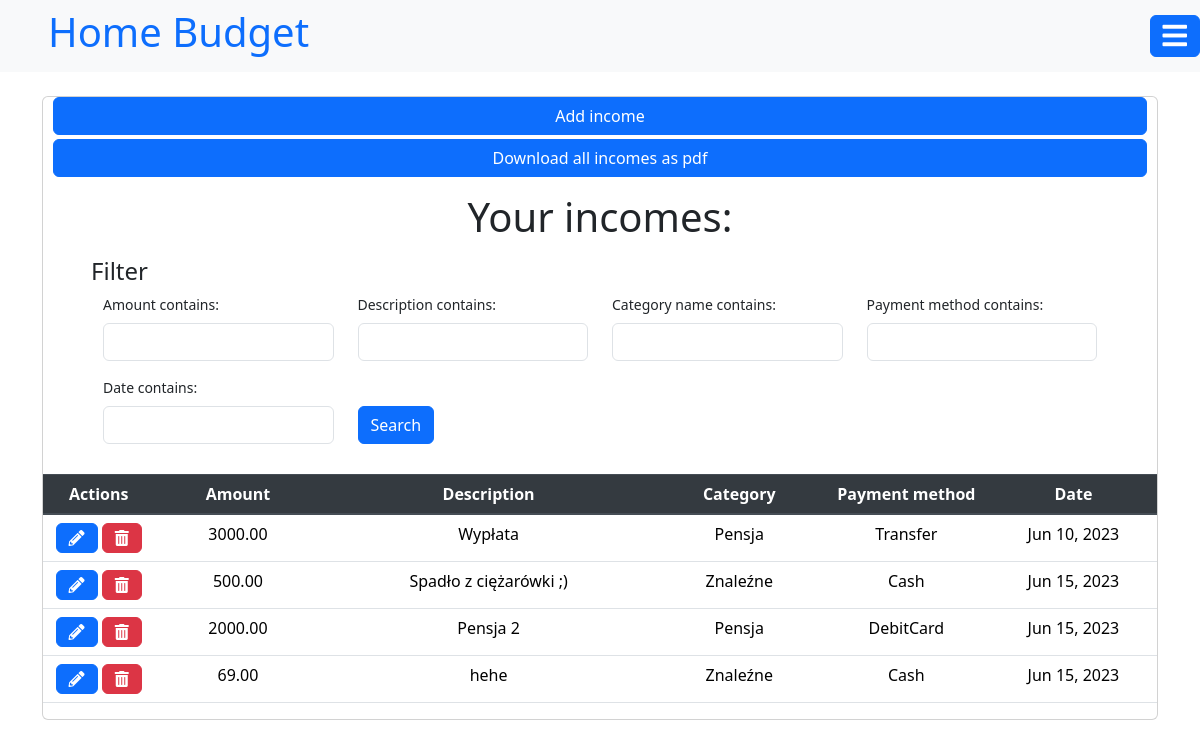
Screenshot of /incomes (signed in) with the database file from the repository.
### budget/models.py (models this page shows, shortened)
class BudgetEntry(models.Model):
    ENTRY_TYPE_CHOICES = [
        ('income', 'Income'),
        ('expense', 'Expense'),
    ]
    PAYMENT_METHOD_CHOICES = [
        ('cash', 'Cash'),
        ('creditCard', 'Credit Card'),
        ('debitCard', 'Debit Card'),
        ('transfer', 'Bank Transfer'),
    ]
    user = models.ForeignKey(User, on_delete=models.CASCADE)
    category = models.ForeignKey(Category, on_delete=models.CASCADE)
    amount = models.DecimalField(max_digits=10, decimal_places=2)
    date = models.DateTimeField(default=timezone.localdate().strftime('%Y-%m-%d'))
    description = models.CharField(max_length=255)
    type = models.CharField(max_length=7, choices=ENTRY_TYPE_CHOICES)
    payment_method = models.CharField(max_length=20, choices=PAYMENT_METHOD_CHOICES)

class Category(models.Model):
    CATEGORY_CHOICES = (
        ('income', 'Income'),
        ('expense', 'Expense'),
    )
    name = models.CharField(max_length=255)
    user = models.ForeignKey(User, on_delete=models.CASCADE, null=True)
    category = models.CharField(max_length=128, choices=CATEGORY_CHOICES, null=True)
    description = models.CharField(max_length=255)
    def __str__(self):
        return f"{self.name}"

### budget/views.py (the view)
# urls.py: path('incomes', views.IncomesView.search, name="incomes"),
    def search(request):
        entries_list = request.user.budgetentry_set.filter(type="income")
        entries_filter = Filter(request.GET, queryset=entries_list)
        return render(request, 'incomes.html', {'filter': entries_filter})

### budget/templates/incomes.html (shortened to what this page needs)
{% extends "base.html" %}
{% load widget_tweaks %}
{% block content %}
<div class="card mb-5" style="font-size: 1.2rem">
    <a class="btn btn-primary" style="margin-left: 10px; margin-right: 10px" href="{% url 'addIncome' %}">Add income</a>
    <a class="btn btn-primary mt-1" style="margin-left: 10px; margin-right: 10px" href="{% url 'getIncomes' %}">Download all incomes as pdf</a>
    <h1 class="my-3 text-center">Your incomes:</h1>
    <form method="get" style="font-size: 14px">
        <div class="well">
            <h4 class="ml-5" style="margin-top: 0">Filter</h4>
            <div class="row mx-5">
                <div class="form-group col-sm-4 col-md-3">
                    {{ filter.form.amount.label_tag }}
                    {% render_field filter.form.amount class="form-control" %}
                </div>
                <div class="form-group col-sm-4 col-md-3">
                    {{ filter.form.description.label_tag }}
                    {% render_field filter.form.description class="form-control" %}
                </div>
                <div class="form-group col-sm-4 col-md-3">
                    {{ filter.form.category.label_tag }}
                    {% render_field filter.form.category class="form-control" %}
                </div>
                <div class="form-group col-sm-4 col-md-3">
                    {{ filter.form.payment_method.label_tag }}
                    {% render_field filter.form.payment_method class="form-control" %}
                </div>
                <div class="form-group col-sm-4 col-md-3">
                    {{ filter.form.date.label_tag }}
                    {% render_field filter.form.date class="form-control" %}
                </div>
                <div class="form-group col-sm-4 col-md-3 align-self-end">
                    <button type="submit" class="btn btn-primary">
                         Search
                    </button>
                </div>
            </div>
        </div>
    </form>
    <table class="table">
        <thead class="thead-dark">
        <tr>
            <th scope="col" class="text-center" style="width: 10%">Actions</th>
            <th scope="col" class="text-center" style="width: 15%">Amount</th>
            <th scope="col" class="text-center" style="width: 30%">Description</th>
            <th scope="col" class="text-center" style="width: 15%">Category</th>
            <th scope="col" class="text-center" style="width: 15%">Payment method</th>
            <th scope="col" class="text-center" style="width: 15%">Date</th>
        </tr>
        </thead>
        <tbody>
        {% for obj in filter.qs %}
        <tr>
            <td class="text-center" style="width: 10%">
                <a type="button" class="btn btn-primary" href="{% url 'editIncome' pk=obj.pk %}"><i
                        class="fas fa-pencil-alt"></i></a>
                <a type="button" class="btn btn-danger" href="{% url 'deleteIncome' pk=obj.pk %}"><i
                        class="fas fa-trash-alt"></i></a>
            </td>
            <td class="text-center">{{obj.amount}}</td>
            <td class="text-center">{{obj.description}}</td>
            <td class="text-center">{{obj.category}}</td>
            <td class="text-center text-capitalize">{{obj.payment_method}}</td>
            <td class="text-center">{{obj.date |date:"M d, Y"}}</td>
        </tr>
        {% endfor %}
        </tbody>
    </table>
</div>
{% endblock %}

### budget/templates/base.html (shortened to what this page needs)
{% load static %}
<html>
<head>
    <link rel="stylesheet" href="https://stackpath.bootstrapcdn.com/bootstrap/4.2.1/css/bootstrap.min.css"
>
    <link rel="stylesheet" type="text/css" href="{% static 'css/style.css' %}"/>
    {% load bootstrap5 %}
    {% bootstrap_css %}
    {% load fontawesome_5 %}
    {% fontawesome_5_static %}
</head>
<body class="d-flex flex-column min-vh-100">
<nav class="navbar navbar-expand-lg navbar-light bg-light fixed-top d-flex justify-content-between">
    {% if user.is_authenticated %}
    <a href="{% url 'home' %}" class="text-primary ml-5 text-decoration-none"><h1>Home Budget</h1></a>
    {% else %}
    <a href="{% url 'index' %}" class="text-primary ml-5 text-decoration-none"><h1>Home Budget</h1></a>
    {% endif %}
    {% if user.is_authenticated %}
    <div class="dropdown bg-light">
        <button class="btn btn-primary no-after" type="button" id="dropdownMenu" data-bs-toggle="dropdown"
                aria-expanded="false">
            <i class="fa fa-bars h3 mb-0"></i>
        </button>
    </div>
    {% endif %}
</nav>
<div class="mt-5 min-vh-100">
    <div class="container mt-5" style="max-height: max
    -content">
        {% block content %}{% endblock %}
    </div>
</div>
</body>
</html>

### rows the page displays
BudgetEntry: amount "3000.00", description "Wypłata", category "Pensja", payment_method "Transfer", date "Jun 10, 2023"
BudgetEntry: amount "500.00", description "Spadło z ciężarówki ;)", category "Znaleźne", payment_method "Cash", date "Jun 15, 2023"
BudgetEntry: amount "2000.00", description "Pensja 2", category "Pensja", payment_method "DebitCard", date "Jun 15, 2023"
BudgetEntry: amount "69.00", description "hehe", category "Znaleźne", payment_method "Cash", date "Jun 15, 2023"

### other values shown
{{ filter.form.amount.label_tag }} "Amount contains:"
{{ filter.form.description.label_tag }} "Description contains:"
{{ filter.form.category.label_tag }} "Category name contains:"
{{ filter.form.payment_method.label_tag }} "Payment method contains:"
{{ filter.form.date.label_tag }} "Date contains:"
